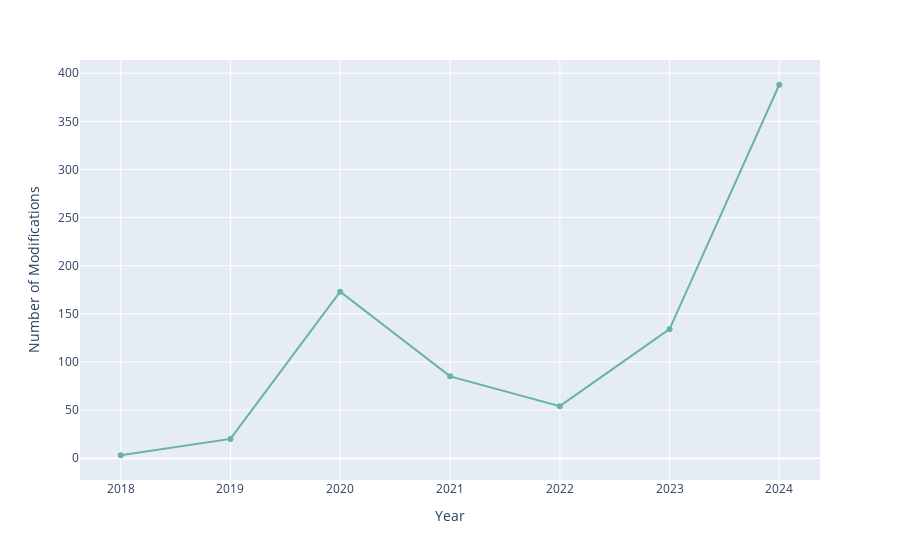

Notebook code cell kept with this figure:
### Code cell
df['dateModified'] = pd.to_datetime(df['dateModified'])

df['Period'] = df['dateModified'].dt.to_period("Y")

modification_counts = df.groupby('Period').size()

fig = px.line(df, x=modification_counts.index.to_timestamp(), y=modification_counts, markers=True,
              labels=dict(x="Year", y = "Number of Modifications"))
fig.update_traces(line_color='#69b3a2')

fig.show()

### Figure 1 — Plotly figure (JSON) as saved in the notebook; plotly's stock layout.template omitted (floating-point values rounded to 4 significant figures)
{"data": [{"hovertemplate": "Year=%{x}<br>Number of Modifications=%{y}<extra></extra>", "legendgroup": "", "line": {"color": "#69b3a2", "dash": "solid"}, "marker": {"symbol": "circle"}, "mode": "lines+markers", "name": "", "orientation": "v", "showlegend": false, "type": "scatter", "x": ["2018-01-01T00:00:00", "2019-01-01T00:00:00", "2020-01-01T00:00:00", "2021-01-01T00:00:00", "2022-01-01T00:00:00", "2023-01-01T00:00:00", "2024-01-01T00:00:00"], "xaxis": "x", "y": [3, 20, 173, 85, 54, 134, 388], "yaxis": "y"}], "layout": {"legend": {"tracegroupgap": 0}, "margin": {"t": 60}, "xaxis": {"anchor": "y", "domain": [0, 1], "title": {"text": "Year"}}, "yaxis": {"anchor": "x", "domain": [0, 1], "title": {"text": "Number of Modifications"}}}}
